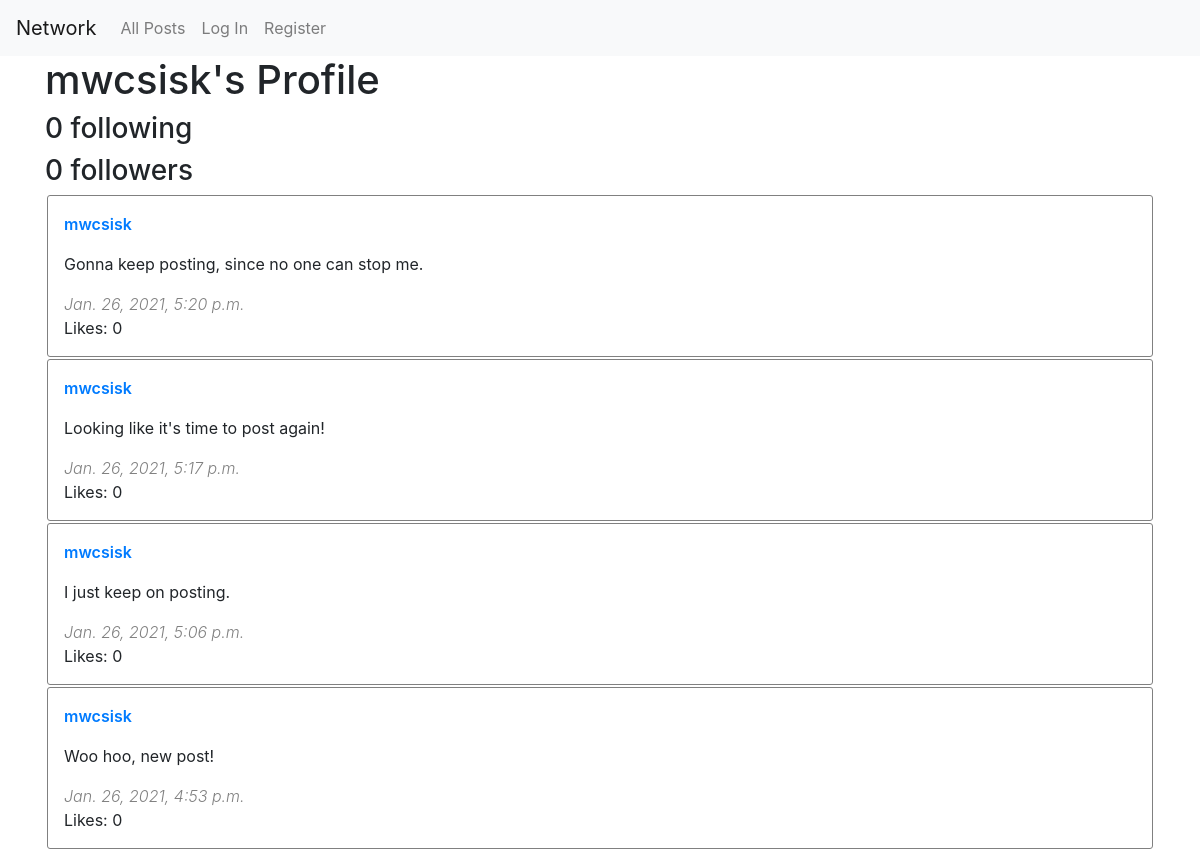
The app's page /user/mwcsisk (upper part), older data.
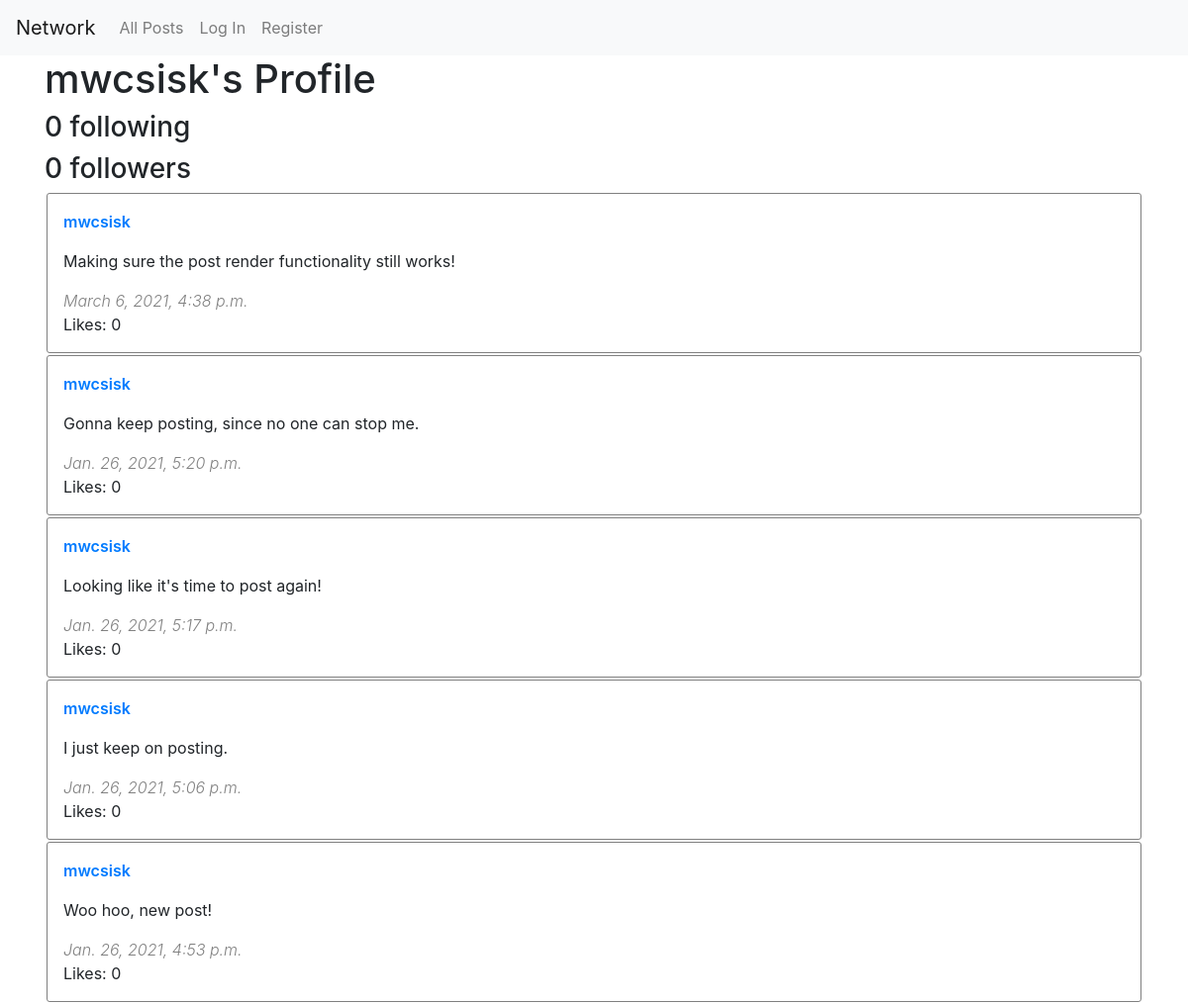
The same page, newer data.
### network/models.py (models this page shows, shortened)
class Post(models.Model):
    author = models.ForeignKey(User, on_delete=models.CASCADE, related_name='posts', editable=False)
    body = models.CharField(max_length=240)
    timestamp = models.DateTimeField(auto_now_add=True)
    likes = models.ManyToManyField(User, related_name="liked")
    posts = models.Manager()

class User(AbstractUser):
    following = models.ManyToManyField('self', related_name="followers", symmetrical=False)

### network/views.py (the view)
# urls.py: path("user/<str:username>", views.profile, name="profile"),
def profile(request, username):
    user = User.objects.get(username=username)
    if request.user.is_authenticated:
        is_following = request.user.following.filter(id=user.id).exists()
    else:
        is_following = False
    return render(request, "network/profile.html", {
        "username": username,
        "following": user.following.count(),
        "followers": user.followers.count(),
        "posts": get_posts(username=username),
        "is_following": is_following
    })

### network/functions.py (called while the page is built)
def get_posts(username=False):
    if username:
        posts = User.objects.get(username=username).posts.all()
    else:
        posts = Post.posts.all()
    return posts.annotate(num_likes=Count('likes')).order_by('-timestamp')

### network/templates/network/profile.html (shortened to what this page needs)
{% extends 'network/postview.html' %}
{% block heading %}
<h1>{{ username }}'s Profile</h1>
<h3>{{ following }} following</h3>
<h3><span id="follower-count">{{ followers }}</span> followers</h3>
{% endblock %}

### network/templates/network/postview.html (shortened to what this page needs)
{% extends "network/layout.html" %}
{% load tz %}
{% block body %}
    {% block heading %}
    {% endblock %}
    <div id="posts-view">
        {% for post in posts %}
        <div class="post-box">
            <div class="row justify-content-between">
                <div class="col-md-auto author">
                    <a href="/user/{{ post.author.username }}">
                        {{ post.author.username }}
                    </a>
                </div>
                <div class="col-md-auto edit-link">
                </div>
            </div>
            <div class="body">
                {{ post.body }}
            </div>
            <div class="timestamp">
                {{ post.timestamp|timezone:"America/Los_Angeles" }}
            </div>
            <div class="likes">
                Likes: {{ post.num_likes }}
            </div>
        </div>
        {% endfor %}
    </div>
{% endblock %}

Row changes from the older to the newer data that the page shows:
added Post: author.username "mwcsisk", body "Making sure the post render functionality still works!", timestamp "March 6, 2021, 4:38 p.m.", num_likes "0"
